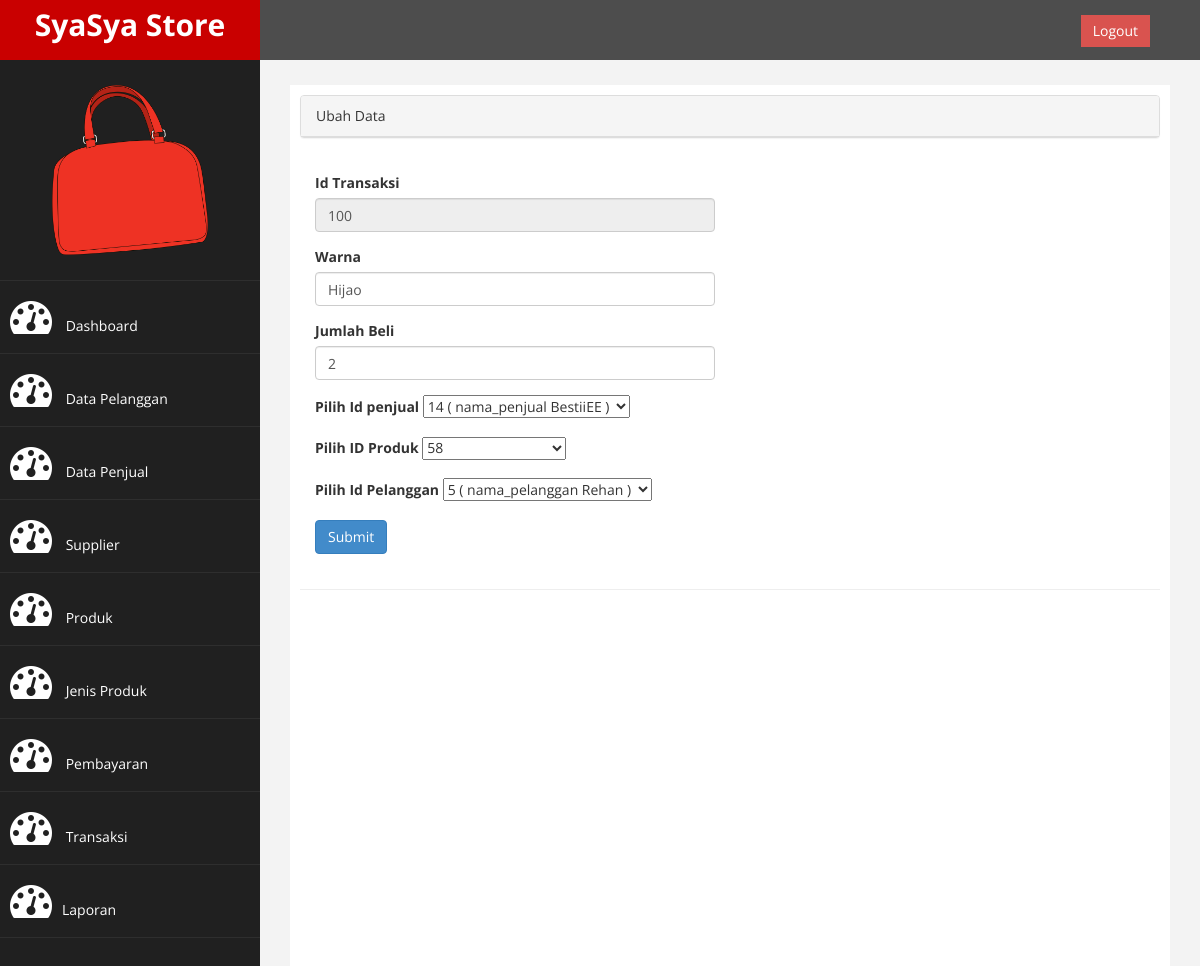
Screenshot of /?page=transaksi&aksi=ubah&id_transaksi=100 with the database file from the repository.
### tables this page shows
CREATE TABLE `transaksi` (
  `id_transaksi` varchar(20) NOT NULL,
  `warna` varchar(20) DEFAULT NULL,
  `jumlah_beli` int(20) DEFAULT NULL,
  `id_penjual` varchar(20) DEFAULT NULL,
  `id_produk` varchar(20) DEFAULT NULL,
  `id_pelanggan` varchar(20) DEFAULT NULL
);

### page/transaksi/ubah.php (the view, shortened to what this page needs)
<?php
    $id_transaksi  = $_GET['id_transaksi'];
    $sql = $koneksi->query("SELECT * FROM transaksi WHERE id_transaksi= '$id_transaksi'");
    $tampil = $sql->fetch_assoc();
 ?>
<div class="panel panel-default">
    <div class="panel-heading">
        Ubah Data
    </div>
</div>
    <div class="panel-body">
        <div class="row">
            <div class="col-md-6">
                 <form method="POST" name="formPendaftaran" onsubmit="return validateForm()">
                    <div class="form-group">
                        <label>Id Transaksi</label>
                        <input class="form-control" name="id_transaksi" value="<?php echo $tampil['id_transaksi']; ?>" readonly />
                    </div>
                    <div class="form-group">
                        <label>Warna</label>
                        <input class="form-control" name="warna" value="<?php echo $tampil['warna']; ?>" />
                    </div>
                     <div class="form-group">
                        <label>Jumlah Beli</label>
                        <input class="form-control" name="jumlah_beli"  value="<?php echo $tampil['jumlah_beli']; ?>" />
                    </div>
                    <div class="form-group">
                        <label  class="block mb-2 text-sm font-medium text-gray-900 ">Pilih Id penjual</label>
                        <select name="id_penjual">
                            <?php
                                include "../koneksi.php";
                                $query = mysqli_query($koneksi, "SELECT * FROM `penjual`");
                                while ($data = mysqli_fetch_array($query)) {
                                    if ($data['id_penjual'] == $data['id_penjual'])
                                    {
                                        $select="selected";
                                        } else {
                                        $select="";
                                    }
                            ?>
                            <option <?php echo $select ?> value="<?php echo $data['id_penjual'] ?>"><?php echo $data['id_penjual'] . ' ( nama_penjual ' . $data['nama_penjual'] . ' )'?></option> ?></option>
                            <?php
                                }
                            ?>
                        </select>
                    </div>
                      <div class="form-group">
                        <label  class="block mb-2 text-sm font-medium text-gray-900 ">Pilih ID Produk</label>
                        <select name="id_produk">
                            <?php
                                include "../koneksi.php";
                                $produk = mysqli_query($koneksi, "SELECT * FROM `produk`");
                                while ($dataproduk = mysqli_fetch_array($produk)) {
                                     if ($dataproduk['id_produk'] == $dataproduk['id_produk'])
                                    {
                                        $select="selected";
                                        } else {
                                        $select="";
                                    }
                            ?>
                            <option <?php echo $select ?> value="<?php echo $dataproduk['id_produk'] ?>"><?php echo $dataproduk['id_produk'] ?></option>
                            <?php
                                }
                            ?>
                        </select>
                    </div>
                    <div class="form-group">
                        <label  class="block mb-2 text-sm font-medium text-gray-900 ">Pilih Id Pelanggan</label>
                        <select name="id_pelanggan">
                            <?php
                                include "../koneksi.php";
                                $pelanggan = mysqli_query($koneksi, "SELECT * FROM `pelanggan`");
                                while ($datapelanggan = mysqli_fetch_array($pelanggan)) {
                                     if ($datapelanggan['id_pelanggan'] == $datapelanggan['id_pelanggan'])
                                    {
                                        $select="selected";
                                        } else {
                                        $select="";
                                    }
                            ?>
                            <option <?php echo $select ?> value="<?php echo $datapelanggan['id_pelanggan'] ?>"><?php echo $datapelanggan['id_pelanggan'] . ' ( nama_pelanggan ' . $datapelanggan['nama_pelanggan'] . ' )'?></option> ?></option>
                            <?php
                                }
                            ?>
                        </select>
                    </div>
                    <div>
                        <input type="submit" name="simpan" class="btn btn-primary">
                    </div>
            </form>
        </div>
    </div>
</div>

### assets/css/custom.css (style rules this page uses)
body { font-family: 'Open Sans', sans-serif; }

### rows the page displays
transaksi: id_transaksi "100", warna "Hijao", jumlah_beli "2"

### other values shown
form field id_penjual "14 ( nama_penjual BestiiEE )"
form field id_produk "58"
form field id_pelanggan "5 ( nama_pelanggan Rehan )"
